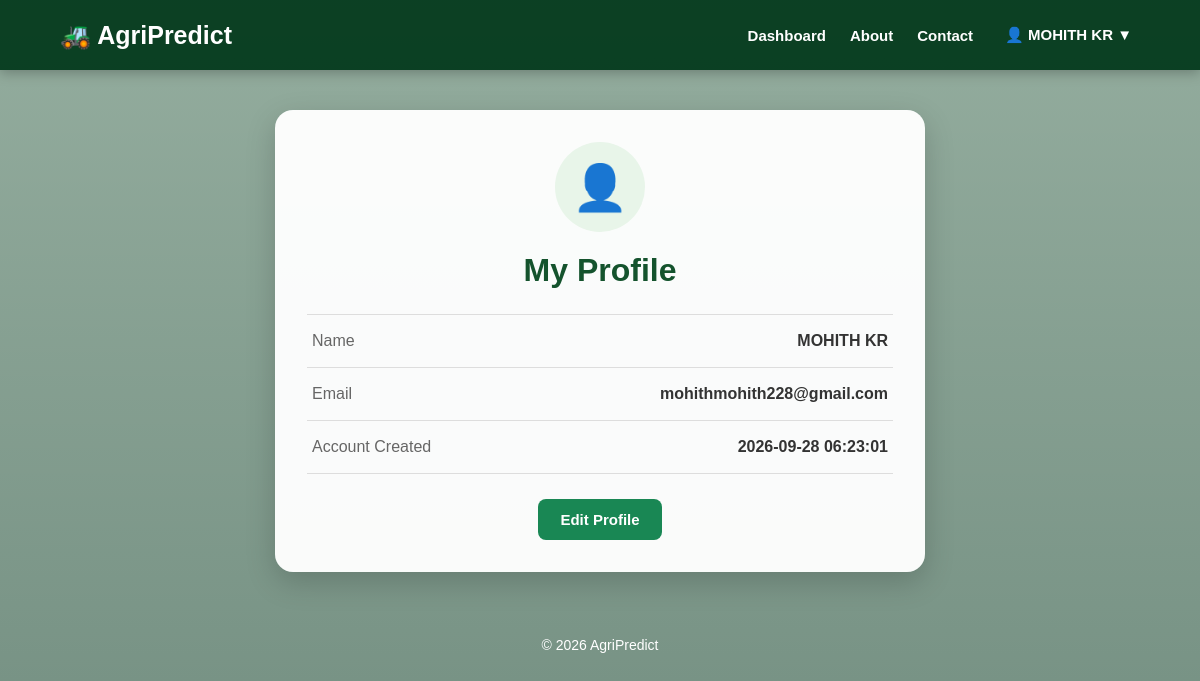
The page /profile (signed in) on the database as committed earlier.
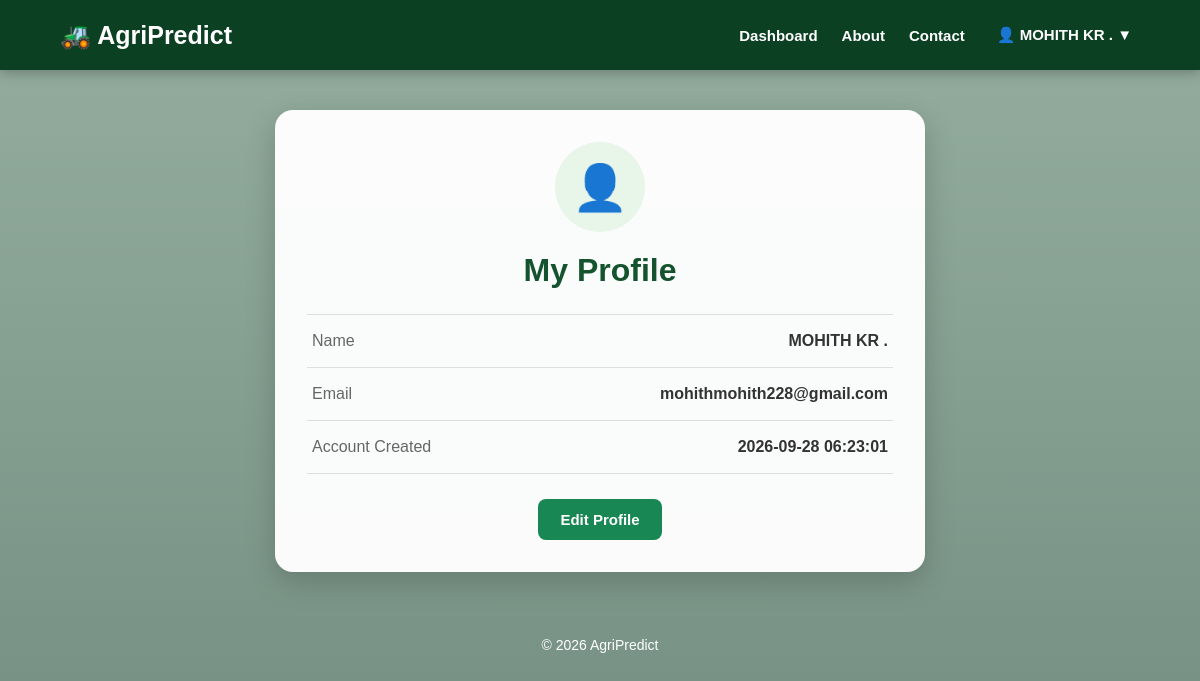
The same page on the database as committed later.
### tables this page shows
CREATE TABLE users (
            id INTEGER PRIMARY KEY AUTOINCREMENT,
            name TEXT NOT NULL,
            email TEXT UNIQUE NOT NULL,
            password TEXT NOT NULL
        , created_at TIMESTAMP);

### app.py (the view)
@app.route("/profile")
@login_required
def profile():
    conn = get_db_connection()
    user = conn.execute(
        "SELECT * FROM users WHERE id = ?",
        (session["user_id"],)
    ).fetchone()
    conn.close()
    if user is None:
        session.clear()
        return redirect(
            url_for("login")
        )
    return render_template(
        "profile.html",
        user=user
    )

### app.py (called while the page is built)
def get_db_connection():
    conn = sqlite3.connect("users.db")
    conn.row_factory = sqlite3.Row
    return conn

def login_required(function):
    @wraps(function)
    def decorated_function(*args, **kwargs):
        if "user_id" not in session:
            return redirect(
                url_for("login")
            )
        return function(*args, **kwargs)
    return decorated_function

### templates/profile.html (shortened to what this page needs)
<!DOCTYPE html>
<html lang="en">
<head>
    <link rel="stylesheet"
          href="{{ url_for('static', filename='style.css') }}">
</head>
<body>
<nav class="navbar">
    <div class="logo">
        🚜 AgriPredict
    </div>
    <div class="nav-links">
        <a href="{{ url_for('dashboard') }}">
            Dashboard
        </a>
        <a href="{{ url_for('about') }}">
            About
        </a>
        <a href="{{ url_for('contact') }}">
            Contact
        </a>
        <div class="profile-dropdown">
            <button class="profile-button">
                👤 {{ user["name"] }} ▼
            </button>
        </div>
    </div>
</nav>
<div class="page-container">
    <div class="page-card profile-card">
        <div class="profile-avatar">
            👤
        </div>
        <h1>
            My Profile
        </h1>
        <div class="profile-info">
            <div class="info-row">
                <span>
                    Name
                </span>
                <strong>
                    {{ user["name"] }}
                </strong>
            </div>
            <div class="info-row">
                <span>
                    Email
                </span>
                <strong>
                    {{ user["email"] }}
                </strong>
            </div>
            <div class="info-row">
                <span>
                    Account Created
                </span>
                <strong>
                    {{ user["created_at"] }}
                </strong>
            </div>
        </div>
        <a href="{{ url_for('profile_settings') }}"
           class="primary-button">
            Edit Profile
        </a>
    </div>
</div>
<footer class="footer">
    <p>
        © 2026 AgriPredict
    </p>
</footer>
</body>
</html>

Rows that differ between the two databases and show on the page:
changed users "mohithmohith228@gmail.com": name "MOHITH KR" → "MOHITH KR ."
